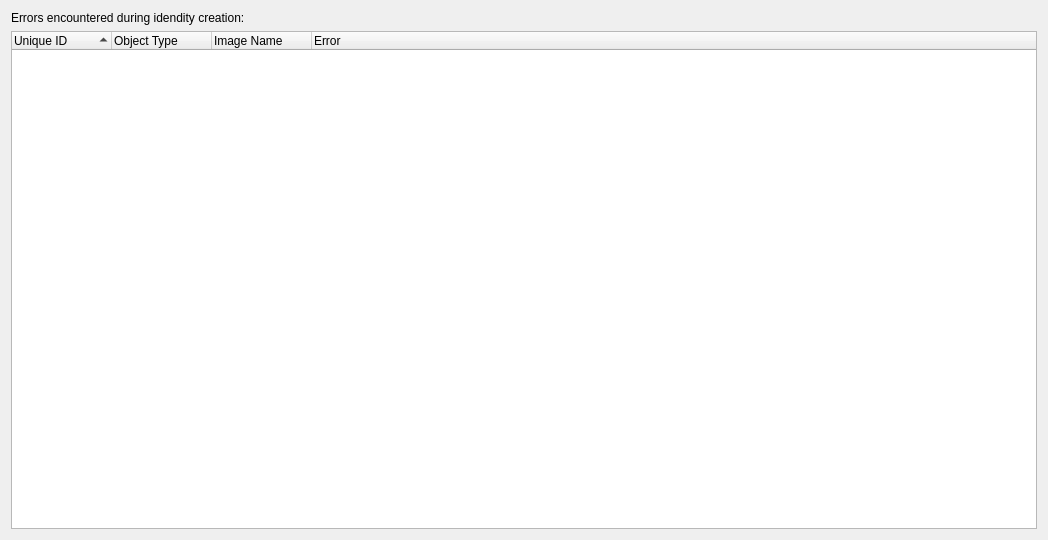
<?xml version="1.0" encoding="UTF-8"?>
<ui version="4.0">
 <class>Form</class>
 <widget class="QDialog" name="Form">
  <property name="geometry">
   <rect>
    <x>0</x>
    <y>0</y>
    <width>1048</width>
    <height>540</height>
   </rect>
  </property>
  <property name="windowTitle">
   <string>Form</string>
  </property>
  <layout class="QGridLayout" name="gridLayout">
   <item row="1" column="0">
    <widget class="TreeWidget" name="error_tree">
     <property name="uniformRowHeights">
      <bool>true</bool>
     </property>
     <property name="sortingEnabled">
      <bool>true</bool>
     </property>
     <property name="animated">
      <bool>true</bool>
     </property>
     <property name="allColumnsShowFocus">
      <bool>true</bool>
     </property>
     <attribute name="headerCascadingSectionResizes">
      <bool>true</bool>
     </attribute>
     <column>
      <property name="text">
       <string>Unique ID</string>
      </property>
     </column>
     <column>
      <property name="text">
       <string>Object Type</string>
      </property>
     </column>
     <column>
      <property name="text">
       <string>Image Name</string>
      </property>
     </column>
     <column>
      <property name="text">
       <string>Error</string>
      </property>
     </column>
    </widget>
   </item>
   <item row="0" column="0">
    <widget class="QLabel" name="label">
     <property name="text">
      <string>Errors encountered during idendity creation:</string>
     </property>
    </widget>
   </item>
  </layout>
 </widget>
 <customwidgets>
  <customwidget>
   <class>TreeWidget</class>
   <extends>QTreeWidget</extends>
   <header>brainframe.client.ui.dialogs.identity_configuration.identity_error_popup.tree_widget.tree_widget</header>
  </customwidget>
 </customwidgets>
 <resources/>
 <connections/>
</ui>
